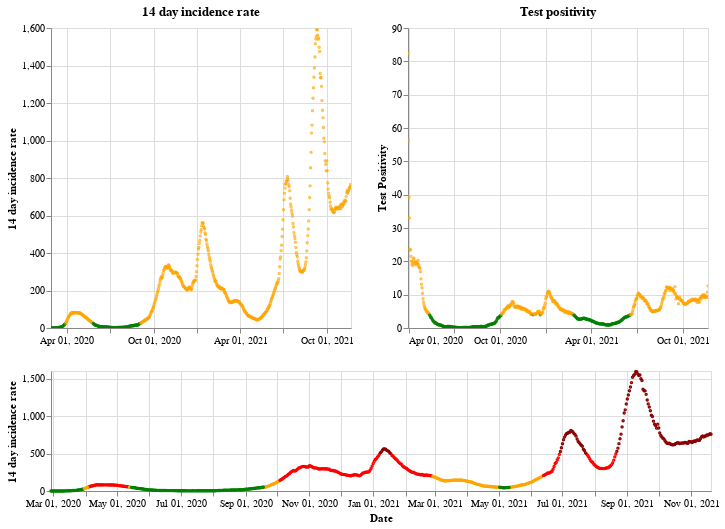

The code cell stored with this chart in its notebook:
### Markdown cell above
## Scotland

### Code cell
plot_traffic_light('Scotland')

### Figure 1 — Vega-Lite specification as saved in the notebook (floating-point values rounded to 4 significant figures; data arrays with more than 128 entries replaced by an {"elided": "..."} marker saying what was removed)
{"config": {"view": {"continuousWidth": 400, "continuousHeight": 300}}, "vconcat": [{"hconcat": [{"mark": {"type": "point", "size": 2}, "encoding": {"color": {"condition": {"value": "green", "test": "(datum.twoWeeklyCasesRate <= 25)"}, "value": "orange"}, "tooltip": [{"type": "nominal", "field": "areaName"}, {"type": "temporal", "field": "date"}, {"type": "quantitative", "field": "twoWeeklyCasesRate"}, {"type": "quantitative", "field": "testPositivity"}], "x": {"type": "temporal", "axis": {"title": ""}, "field": "date", "scale": {"domain": {"selection": "DateBrush"}}, "timeUnit": "yearmonthdate"}, "y": {"type": "quantitative", "axis": {"title": "14 day incidence rate"}, "field": "twoWeeklyCasesRate"}}, "title": "14 day incidence rate", "width": 300}, {"mark": {"type": "point", "size": 2}, "encoding": {"color": {"condition": {"value": "green", "test": "(datum.testPositivity <= 4)"}, "value": "orange"}, "tooltip": [{"type": "nominal", "field": "areaName"}, {"type": "temporal", "field": "date"}, {"type": "quantitative", "field": "twoWeeklyCasesRate"}, {"type": "quantitative", "field": "testPositivity"}], "x": {"type": "temporal", "axis": {"title": ""}, "field": "date", "scale": {"domain": {"selection": "DateBrush"}}, "timeUnit": "yearmonthdate"}, "y": {"type": "quantitative", "axis": {"title": "Test Positivity"}, "field": "testPositivity"}}, "title": "Test positivity", "width": 300}]}, {"layer": [{"mark": {"type": "point", "size": 2}, "encoding": {"color": {"condition": {"value": "orange", "test": "(((datum.testPositivity < 4) && (datum.twoWeeklyCasesRate >= 50)) && (datum.twoWeeklyCasesRate < 200))"}, "value": "red"}, "opacity": {"condition": {"value": 1, "test": "((datum.twoWeeklyCasesRate >= 50) && (datum.twoWeeklyCasesRate < 500))"}, "value": 0}, "tooltip": [{"type": "nominal", "field": "areaName"}, {"type": "temporal", "field": "date"}, {"type": "quantitative", "field": "twoWeeklyCasesRate"}, {"type": "quantitative", "field": "testPositivity"}], "x": {"type": "temporal", "axis": {"title": "Date"}, "field": "date", "timeUnit": "yearmonthdate"}, "y": {"type": "quantitative", "axis": {"title": "14 day incidence rate"}, "field": "twoWeeklyCasesRate"}}, "selection": {"DateBrush": {"type": "interval", "encodings": ["x"], "fields": ["Time"]}}}, {"mark": {"type": "point", "size": 2}, "encoding": {"color": {"value": "darkred"}, "opacity": {"condition": {"value": 1, "test": "(datum.twoWeeklyCasesRate >= 500)"}, "value": 0}, "tooltip": [{"type": "nominal", "field": "areaName"}, {"type": "temporal", "field": "date"}, {"type": "quantitative", "field": "twoWeeklyCasesRate"}, {"type": "quantitative", "field": "testPositivity"}], "x": {"type": "temporal", "axis": {"title": "Date"}, "field": "date", "timeUnit": "yearmonthdate"}, "y": {"type": "quantitative", "axis": {"title": "14 day incidence rate"}, "field": "twoWeeklyCasesRate"}}}, {"mark": {"type": "point", "size": 2}, "encoding": {"color": {"condition": {"value": "green", "test": "((datum.testPositivity < 4) && (datum.twoWeeklyCasesRate < 50))"}, "value": "orange"}, "opacity": {"condition": {"value": 1, "test": "(datum.twoWeeklyCasesRate < 50)"}, "value": 0}, "tooltip": [{"type": "nominal", "field": "areaName"}, {"type": "temporal", "field": "date"}, {"type": "quantitative", "field": "twoWeeklyCasesRate"}, {"type": "quantitative", "field": "testPositivity"}], "x": {"type": "temporal", "axis": {"title": "Date"}, "field": "date", "timeUnit": "yearmonthdate"}, "y": {"type": "quantitative", "axis": {"title": "14 day incidence rate"}, "field": "twoWeeklyCasesRate"}}}], "height": 120, "width": 660}], "data": {"name": "data-5505632f1d6807be4bc36e9fa660f890"}, "$schema": "https://vega.github.io/schema/vega-lite/v4.8.1.json", "datasets": {"data-5505632f1d6807be4bc36e9fa660f890": {"elided": "632 records"}}}
